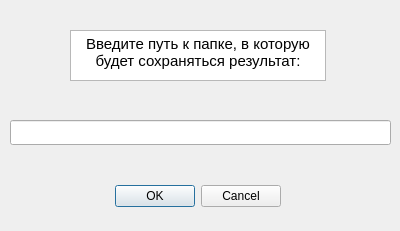
<?xml version="1.0" encoding="UTF-8"?>
<ui version="4.0">
 <class>setSaveDirPath</class>
 <widget class="QDialog" name="setSaveDirPath">
  <property name="geometry">
   <rect>
    <x>0</x>
    <y>0</y>
    <width>400</width>
    <height>231</height>
   </rect>
  </property>
  <property name="windowTitle">
   <string>Dialog</string>
  </property>
  <widget class="QDialogButtonBox" name="buttonBox">
   <property name="geometry">
    <rect>
     <x>-60</x>
     <y>180</y>
     <width>341</width>
     <height>32</height>
    </rect>
   </property>
   <property name="orientation">
    <enum>Qt::Horizontal</enum>
   </property>
   <property name="standardButtons">
    <set>QDialogButtonBox::Cancel|QDialogButtonBox::Ok</set>
   </property>
  </widget>
  <widget class="QTextBrowser" name="textBrowser">
   <property name="geometry">
    <rect>
     <x>70</x>
     <y>30</y>
     <width>256</width>
     <height>51</height>
    </rect>
   </property>
   <property name="html">
    <string>&lt;!DOCTYPE HTML PUBLIC &quot;-//W3C//DTD HTML 4.0//EN&quot; &quot;http://www.w3.org/TR/REC-html40/strict.dtd&quot;&gt;
&lt;html&gt;&lt;head&gt;&lt;meta name=&quot;qrichtext&quot; content=&quot;1&quot; /&gt;&lt;style type=&quot;text/css&quot;&gt;
p, li { white-space: pre-wrap; }
&lt;/style&gt;&lt;/head&gt;&lt;body style=&quot; font-family:'Ubuntu'; font-size:11pt; font-weight:400; font-style:normal;&quot;&gt;
&lt;p align=&quot;center&quot; style=&quot; margin-top:0px; margin-bottom:0px; margin-left:0px; margin-right:0px; -qt-block-indent:0; text-indent:0px;&quot;&gt;Введите путь к папке, в которую будет сохраняться результат:&lt;/p&gt;&lt;/body&gt;&lt;/html&gt;</string>
   </property>
  </widget>
  <widget class="QLineEdit" name="dirNameLine">
   <property name="geometry">
    <rect>
     <x>10</x>
     <y>120</y>
     <width>381</width>
     <height>25</height>
    </rect>
   </property>
  </widget>
 </widget>
 <resources/>
 <connections>
  <connection>
   <sender>buttonBox</sender>
   <signal>accepted()</signal>
   <receiver>setSaveDirPath</receiver>
   <slot>accept()</slot>
   <hints>
    <hint type="sourcelabel">
     <x>248</x>
     <y>254</y>
    </hint>
    <hint type="destinationlabel">
     <x>157</x>
     <y>274</y>
    </hint>
   </hints>
  </connection>
  <connection>
   <sender>buttonBox</sender>
   <signal>rejected()</signal>
   <receiver>setSaveDirPath</receiver>
   <slot>reject()</slot>
   <hints>
    <hint type="sourcelabel">
     <x>316</x>
     <y>260</y>
    </hint>
    <hint type="destinationlabel">
     <x>286</x>
     <y>274</y>
    </hint>
   </hints>
  </connection>
 </connections>
</ui>
